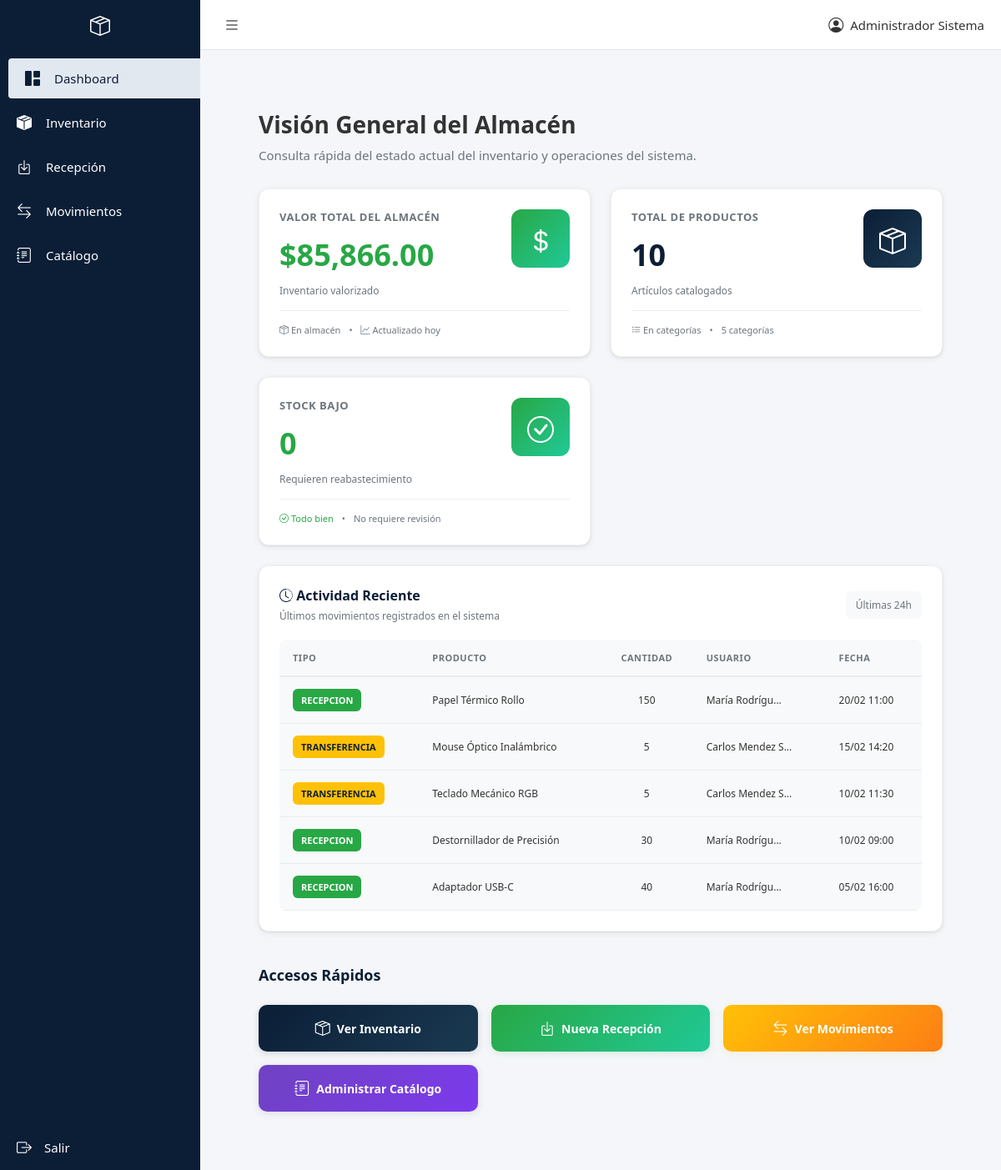
Before: /System/interface/dashboard/index.php (signed in) with the older database file.
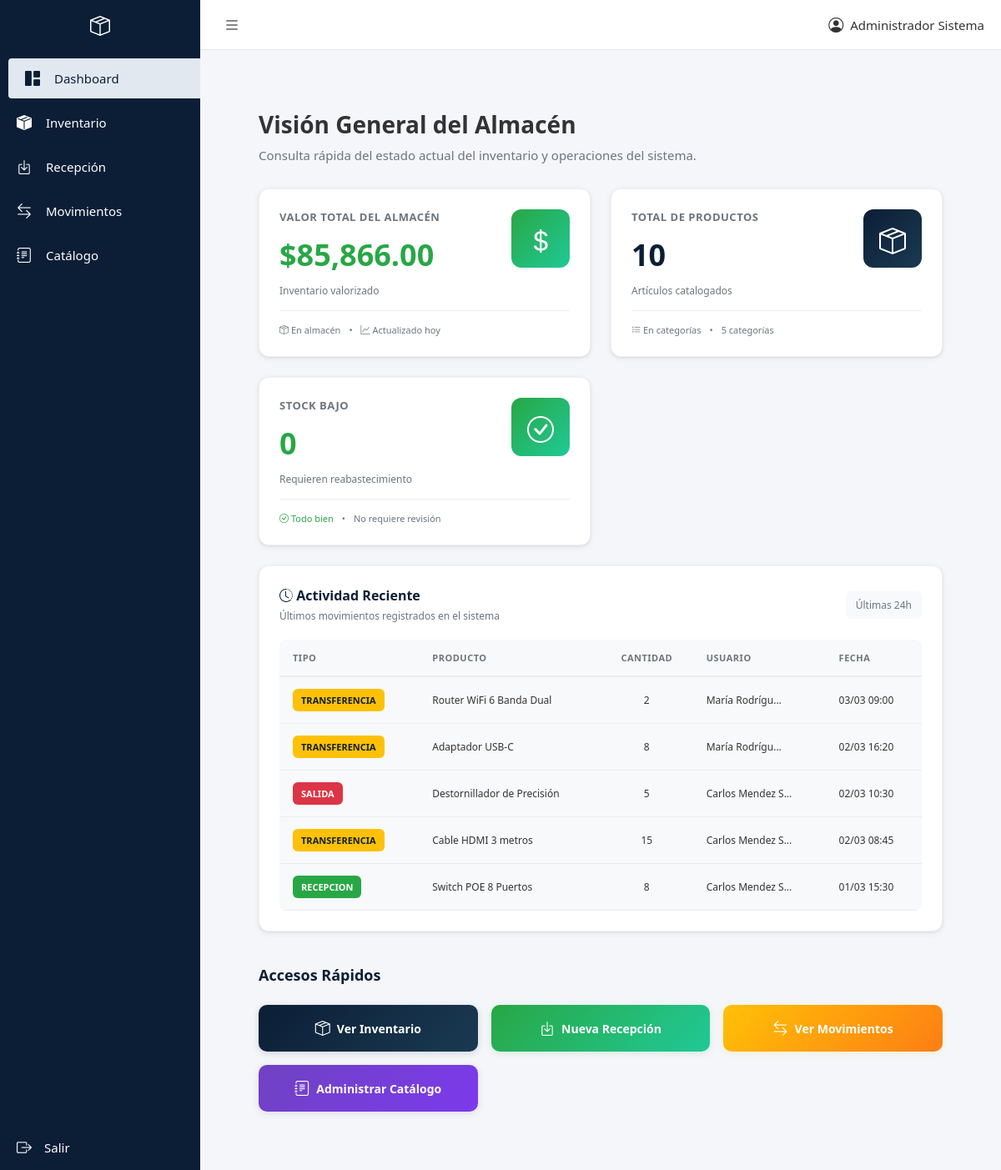
After: the same page with the newer database file.
### tables this page shows
CREATE TABLE `movimientos` (
  `ID_MOVIMIENTO` int(11) NOT NULL,
  `ID_PRODUCTO` int(11) NOT NULL,
  `ID_LOTE` int(11) NOT NULL,
  `ID_USUARIO` int(11) NOT NULL,
  `ID_UBICACION_ORIGEN` int(11) DEFAULT NULL,
  `ID_UBICACION_DESTINO` int(11) DEFAULT NULL,
  `TIPO_MOVIMIENTO` varchar(20) NOT NULL,
  `CANTIDAD` int(11) NOT NULL,
  `FECHA` datetime DEFAULT current_timestamp()
);

CREATE TABLE `productos` (
  `ID_PRODUCTO` int(11) NOT NULL,
  `ID_CATEGORIA` int(11) NOT NULL,
  `SKU` varchar(50) NOT NULL,
  `CODIGO_BARRAS` varchar(50) DEFAULT NULL,
  `NOMBRE` varchar(200) DEFAULT NULL,
  `PRECIO` decimal(10,2) NOT NULL,
  `STOCK_MINIMO` int(11) DEFAULT 10
);

CREATE TABLE `usuarios` (
  `ID_USUARIO` int(11) NOT NULL,
  `NOMBRE` varchar(100) NOT NULL,
  `EMAIL` varchar(100) NOT NULL,
  `PASSWORD_USUARIO` varchar(256) NOT NULL,
  `ROL` varchar(20) NOT NULL DEFAULT 'OPERADOR',
  `ACTIVO` tinyint(1) DEFAULT 1
);

### System/config/database.php (called while the page is built)
<?php
return [
    'driver' => 'mysql',
    'host' => '127.0.0.1',
    'port' => 3306,
    'database' => 'Base_Inventario',
    'username' => 'root',
    'password' => '',
    'charset' => 'utf8mb4',
    'collation' => 'utf8mb4_unicode_ci',
];

### System/core/Database.php (called while the page is built, shortened)
<?php
class Database {
    private $connection;
    private $config;
    public function __construct() {
        $this->config = require __DIR__ . '/../config/database.php';
    }
    private function connect() {
        try {
            $this->connection = new mysqli(
                $this->config['host'],
                $this->config['username'],
                $this->config['password'],
                $this->config['database'],
                $this->config['port']
            );
            $this->connection->set_charset($this->config['charset']);
        } catch (Exception $e) {
            die("Error al conectar a la base de datos: " . $e->getMessage());
        }
    }
    public function select($query) {
        $result = $this->connection->query($query);
        $data = [];
        while ($row = $result->fetch_assoc()) {
            $data[] = $row;
        }
        return $data;
    }
}

### System/bootstrap.php (called while the page is built, shortened)
<?php
require_once __DIR__ . '/core/Database.php';
function db() {
    static $database = null;
    if ($database === null) {
        $database = new Database();
    }
    return $database;
}

### System/interface/dashboard/index.php (the view, shortened to what the rows shown need)
<?php
require_once __DIR__ . '/../../bootstrap.php';
include __DIR__ . '/../layouts/header.php';
?>
<div class="page-container">
    <div class="page-header">
        <h1 class="page-title">Visión General del Almacén</h1>
    </div>
    <section class="dashboard-content">
        <div class="card" style="grid-column: 1 / -1;">
            <div style="margin-top: 15px;">
                <?php
                $actividad_query = db()->select("
                    SELECT
                        m.ID_MOVIMIENTO,
                        m.TIPO_MOVIMIENTO,
                        m.CANTIDAD,
                        m.FECHA,
                        p.NOMBRE,
                        u.NOMBRE as USUARIO_NOMBRE
                    FROM movimientos m
                    JOIN productos p ON m.ID_PRODUCTO = p.ID_PRODUCTO
                    JOIN usuarios u ON m.ID_USUARIO = u.ID_USUARIO
                    ORDER BY m.FECHA DESC
                    LIMIT 10
                ");
                if (!empty($actividad_query)) {
                    ?>
                    <div class="actividad-table-container" id="actividadContainer">
                        <table class="actividad-table" id="actividadTable">
                            <thead>
                                <tr>
                                    <th>Tipo</th>
                                    <th>Producto</th>
                                    <th style="text-align: center;">Cantidad</th>
                                    <th>Usuario</th>
                                    <th>Fecha</th>
                                </tr>
                            </thead>
                            <tbody id="actividadBody">
                                <?php
                                foreach ($actividad_query as $mov) {
                                    $tipo_class = match($mov['TIPO_MOVIMIENTO']) {
                                        'RECEPCION' => 'tipo-recepcion',
                                        'TRANSFERENCIA' => 'tipo-transferencia',
                                        'SALIDA' => 'tipo-salida',
                                        default => 'tipo-transferencia'
                                    };
                                    echo '<tr data-id="' . $mov['ID_MOVIMIENTO'] . '">';
                                    echo '<td><span class="tipo-movimiento ' . $tipo_class . '">' . htmlspecialchars($mov['TIPO_MOVIMIENTO']) . '</span></td>';
                                    echo '<td title="' . htmlspecialchars($mov['NOMBRE']) . '">' . htmlspecialchars(substr($mov['NOMBRE'], 0, 30)) . (strlen($mov['NOMBRE']) > 30 ? '...' : '') . '</td>';
                                    echo '<td style="text-align: center;">' . $mov['CANTIDAD'] . '</td>';
                                    echo '<td title="' . htmlspecialchars($mov['USUARIO_NOMBRE']) . '">' . htmlspecialchars(substr($mov['USUARIO_NOMBRE'], 0, 15)) . (strlen($mov['USUARIO_NOMBRE']) > 15 ? '...' : '') . '</td>';
                                    echo '<td>' . date('d/m H:i', strtotime($mov['FECHA'])) . '</td>';
                                    echo '</tr>';
                                }
                                ?>
                            </tbody>
                        </table>
                    </div>
                    <?php
                }
                ?>
            </div>
        </div>
    </section>
    <section style="margin-top: 40px;">
        <h2 style="margin-bottom: 24px; font-size: 18px; font-weight: 600; color: #0b1e36;">Accesos Rápidos</h2>
    </section>
</div>
<?php
include __DIR__ . '/../layouts/footer.php';
?>

Changed rows visible on the page:
no longer on this page (row unchanged): movimientos: TIPO_MOVIMIENTO "RECEPCION", ID_PRODUCTO.NOMBRE "Papel Térmico Rollo", CANTIDAD "150", ID_USUARIO.NOMBRE "María Rodrígu", FECHA "20/02 11:00"
no longer on this page (row unchanged): movimientos: TIPO_MOVIMIENTO "TRANSFERENCIA", ID_PRODUCTO.NOMBRE "Mouse Óptico Inalámbrico", CANTIDAD "5", ID_USUARIO.NOMBRE "Carlos Mendez S", FECHA "15/02 14:20"
no longer on this page (row unchanged): movimientos: TIPO_MOVIMIENTO "TRANSFERENCIA", ID_PRODUCTO.NOMBRE "Teclado Mecánico RGB", CANTIDAD "5", ID_USUARIO.NOMBRE "Carlos Mendez S", FECHA "10/02 11:30"
no longer on this page (row unchanged): movimientos: TIPO_MOVIMIENTO "RECEPCION", ID_PRODUCTO.NOMBRE "Destornillador de Precisión", CANTIDAD "30", ID_USUARIO.NOMBRE "María Rodrígu", FECHA "10/02 09:00"
no longer on this page (row unchanged): movimientos: TIPO_MOVIMIENTO "RECEPCION", ID_PRODUCTO.NOMBRE "Adaptador USB-C", CANTIDAD "40", ID_USUARIO.NOMBRE "María Rodrígu", FECHA "05/02 16:00"
added movimientos: TIPO_MOVIMIENTO "TRANSFERENCIA", ID_PRODUCTO.NOMBRE "Router WiFi 6 Banda Dual", CANTIDAD "2", ID_USUARIO.NOMBRE "María Rodrígu", FECHA "03/03 09:00"
added movimientos: TIPO_MOVIMIENTO "TRANSFERENCIA", ID_PRODUCTO.NOMBRE "Adaptador USB-C", CANTIDAD "8", ID_USUARIO.NOMBRE "María Rodrígu", FECHA "02/03 16:20"
added movimientos: TIPO_MOVIMIENTO "SALIDA", ID_PRODUCTO.NOMBRE "Destornillador de Precisión", CANTIDAD "5", ID_USUARIO.NOMBRE "Carlos Mendez S", FECHA "02/03 10:30"
added movimientos: TIPO_MOVIMIENTO "TRANSFERENCIA", ID_PRODUCTO.NOMBRE "Cable HDMI 3 metros", CANTIDAD "15", ID_USUARIO.NOMBRE "Carlos Mendez S", FECHA "02/03 08:45"
added movimientos: TIPO_MOVIMIENTO "RECEPCION", ID_PRODUCTO.NOMBRE "Switch POE 8 Puertos", CANTIDAD "8", ID_USUARIO.NOMBRE "Carlos Mendez S", FECHA "01/03 15:30"
